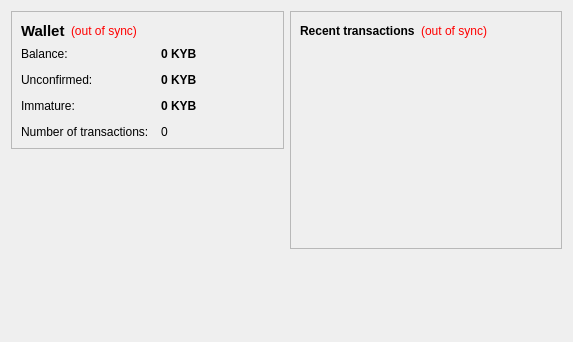
<?xml version="1.0" encoding="UTF-8"?>
<ui version="4.0">
 <class>OverviewPage</class>
 <widget class="QWidget" name="OverviewPage">
  <property name="geometry">
   <rect>
    <x>0</x>
    <y>0</y>
    <width>573</width>
    <height>342</height>
   </rect>
  </property>
  <property name="windowTitle">
   <string>Form</string>
  </property>
  <layout class="QHBoxLayout" name="horizontalLayout" stretch="1,1">
   <item>
    <layout class="QVBoxLayout" name="verticalLayout_2">
     <item>
      <widget class="QFrame" name="frame">
       <property name="frameShape">
        <enum>QFrame::StyledPanel</enum>
       </property>
       <property name="frameShadow">
        <enum>QFrame::Raised</enum>
       </property>
       <layout class="QVBoxLayout" name="verticalLayout_4">
        <item>
         <layout class="QHBoxLayout" name="horizontalLayout_4">
          <item>
           <widget class="QLabel" name="label_5">
            <property name="font">
             <font>
              <pointsize>11</pointsize>
              <weight>75</weight>
              <bold>true</bold>
             </font>
            </property>
            <property name="text">
             <string>Wallet</string>
            </property>
           </widget>
          </item>
          <item>
           <widget class="QLabel" name="labelWalletStatus">
            <property name="toolTip">
             <string>The displayed information may be out of date. Your wallet automatically synchronizes with the Kaiyuancoin network after a connection is established, but this process has not completed yet.</string>
            </property>
            <property name="styleSheet">
             <string notr="true">QLabel { color: red; }</string>
            </property>
            <property name="text">
             <string notr="true">(out of sync)</string>
            </property>
            <property name="alignment">
             <set>Qt::AlignLeading|Qt::AlignLeft|Qt::AlignVCenter</set>
            </property>
           </widget>
          </item>
          <item>
           <spacer name="horizontalSpacer_2">
            <property name="orientation">
             <enum>Qt::Horizontal</enum>
            </property>
            <property name="sizeHint" stdset="0">
             <size>
              <width>40</width>
              <height>20</height>
             </size>
            </property>
           </spacer>
          </item>
         </layout>
        </item>
        <item>
         <layout class="QFormLayout" name="formLayout_2">
          <property name="fieldGrowthPolicy">
           <enum>QFormLayout::AllNonFixedFieldsGrow</enum>
          </property>
          <property name="horizontalSpacing">
           <number>12</number>
          </property>
          <property name="verticalSpacing">
           <number>12</number>
          </property>
          <item row="0" column="0">
           <widget class="QLabel" name="label">
            <property name="text">
             <string>Balance:</string>
            </property>
           </widget>
          </item>
          <item row="0" column="1">
           <widget class="QLabel" name="labelBalance">
            <property name="font">
             <font>
              <weight>75</weight>
              <bold>true</bold>
             </font>
            </property>
            <property name="cursor">
             <cursorShape>IBeamCursor</cursorShape>
            </property>
            <property name="toolTip">
             <string>Your current balance</string>
            </property>
            <property name="text">
             <string notr="true">0 KYB</string>
            </property>
            <property name="textInteractionFlags">
             <set>Qt::LinksAccessibleByMouse|Qt::TextSelectableByKeyboard|Qt::TextSelectableByMouse</set>
            </property>
           </widget>
          </item>
          <item row="1" column="0">
           <widget class="QLabel" name="label_3">
            <property name="text">
             <string>Unconfirmed:</string>
            </property>
           </widget>
          </item>
          <item row="1" column="1">
           <widget class="QLabel" name="labelUnconfirmed">
            <property name="font">
             <font>
              <weight>75</weight>
              <bold>true</bold>
             </font>
            </property>
            <property name="cursor">
             <cursorShape>IBeamCursor</cursorShape>
            </property>
            <property name="toolTip">
             <string>Total of transactions that have yet to be confirmed, and do not yet count toward the current balance</string>
            </property>
            <property name="text">
             <string notr="true">0 KYB</string>
            </property>
            <property name="textInteractionFlags">
             <set>Qt::LinksAccessibleByMouse|Qt::TextSelectableByKeyboard|Qt::TextSelectableByMouse</set>
            </property>
           </widget>
          </item>
          <item row="3" column="0">
           <widget class="QLabel" name="label_2">
            <property name="text">
             <string>Number of transactions:</string>
            </property>
           </widget>
          </item>
          <item row="3" column="1">
           <widget class="QLabel" name="labelNumTransactions">
            <property name="toolTip">
             <string>Total number of transactions in wallet</string>
            </property>
            <property name="text">
             <string notr="true">0</string>
            </property>
           </widget>
          </item>
          <item row="2" column="0">
           <widget class="QLabel" name="labelImmatureText">
            <property name="text">
             <string>Immature:</string>
            </property>
           </widget>
          </item>
          <item row="2" column="1">
           <widget class="QLabel" name="labelImmature">
            <property name="font">
             <font>
              <weight>75</weight>
              <bold>true</bold>
             </font>
            </property>
            <property name="toolTip">
             <string>Mined balance that has not yet matured</string>
            </property>
            <property name="text">
             <string notr="true">0 KYB</string>
            </property>
            <property name="textInteractionFlags">
             <set>Qt::LinksAccessibleByMouse|Qt::TextSelectableByKeyboard|Qt::TextSelectableByMouse</set>
            </property>
           </widget>
          </item>
         </layout>
        </item>
       </layout>
      </widget>
     </item>
     <item>
      <spacer name="verticalSpacer">
       <property name="orientation">
        <enum>Qt::Vertical</enum>
       </property>
       <property name="sizeHint" stdset="0">
        <size>
         <width>20</width>
         <height>40</height>
        </size>
       </property>
      </spacer>
     </item>
    </layout>
   </item>
   <item>
    <layout class="QVBoxLayout" name="verticalLayout_3">
     <item>
      <widget class="QFrame" name="frame_2">
       <property name="frameShape">
        <enum>QFrame::StyledPanel</enum>
       </property>
       <property name="frameShadow">
        <enum>QFrame::Raised</enum>
       </property>
       <layout class="QVBoxLayout" name="verticalLayout">
        <item>
         <layout class="QHBoxLayout" name="horizontalLayout_2">
          <item>
           <widget class="QLabel" name="label_4">
            <property name="text">
             <string>&lt;b&gt;Recent transactions&lt;/b&gt;</string>
            </property>
           </widget>
          </item>
          <item>
           <widget class="QLabel" name="labelTransactionsStatus">
            <property name="toolTip">
             <string>The displayed information may be out of date. Your wallet automatically synchronizes with the Kaiyuancoin network after a connection is established, but this process has not completed yet.</string>
            </property>
            <property name="styleSheet">
             <string notr="true">QLabel { color: red; }</string>
            </property>
            <property name="text">
             <string notr="true">(out of sync)</string>
            </property>
            <property name="alignment">
             <set>Qt::AlignRight|Qt::AlignTrailing|Qt::AlignVCenter</set>
            </property>
           </widget>
          </item>
          <item>
           <spacer name="horizontalSpacer">
            <property name="orientation">
             <enum>Qt::Horizontal</enum>
            </property>
            <property name="sizeHint" stdset="0">
             <size>
              <width>40</width>
              <height>20</height>
             </size>
            </property>
           </spacer>
          </item>
         </layout>
        </item>
        <item>
         <widget class="QListView" name="listTransactions">
          <property name="styleSheet">
           <string notr="true">QListView { background: transparent; }</string>
          </property>
          <property name="frameShape">
           <enum>QFrame::NoFrame</enum>
          </property>
          <property name="verticalScrollBarPolicy">
           <enum>Qt::ScrollBarAlwaysOff</enum>
          </property>
          <property name="horizontalScrollBarPolicy">
           <enum>Qt::ScrollBarAlwaysOff</enum>
          </property>
          <property name="selectionMode">
           <enum>QAbstractItemView::NoSelection</enum>
          </property>
         </widget>
        </item>
       </layout>
      </widget>
     </item>
     <item>
      <spacer name="verticalSpacer_2">
       <property name="orientation">
        <enum>Qt::Vertical</enum>
       </property>
       <property name="sizeHint" stdset="0">
        <size>
         <width>20</width>
         <height>40</height>
        </size>
       </property>
      </spacer>
     </item>
    </layout>
   </item>
  </layout>
 </widget>
 <resources/>
 <connections/>
</ui>
